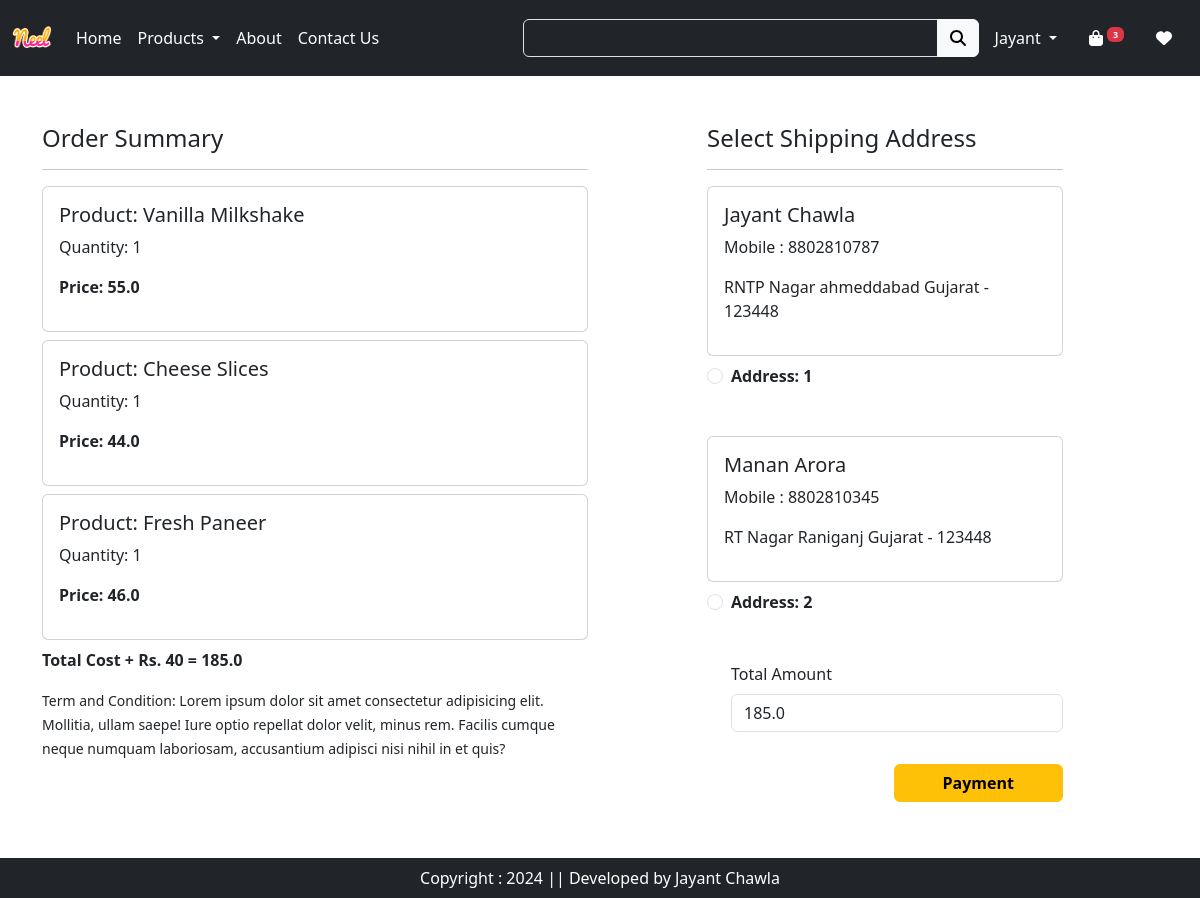
Screenshot of /checkout/ (signed in) with the database file from the repository.
### app/models.py (models this page shows, shortened)
class Cart(models.Model):
    user = models.ForeignKey(User, on_delete=models.CASCADE)
    product = models.ForeignKey(Product, on_delete=models.CASCADE)
    quantity = models.PositiveIntegerField(default=1)

class Product(models.Model):
    id = models.AutoField(primary_key=True)
    title = models.CharField(max_length=100)
    selling_price = models.FloatField()
    discounted_price = models.FloatField()
    description = models.TextField()
    composition = models.TextField(default='')
    prodapp = models.TextField(default='')
    category = models.CharField(choices=CATEGORY_CHOICES, max_length=2)
    product_image = models.ImageField(upload_to='product')

class Customer(models.Model):
    user = models.ForeignKey(User, on_delete=models.CASCADE)
    name = models.CharField(max_length=200)
    locality = models.CharField(max_length=200)
    city = models.CharField(max_length=50)
    mobile = models.IntegerField(default=0)
    zipcode = models.IntegerField()
    state = models.CharField(choices=STATE_CHOICES, max_length=100)

### app/views.py (the view, shortened to what this page needs)
# urls.py: path('checkout/',views.checkout.as_view(),name="checkout"),
class checkout(View):
  def get(self, request):
    totalitem = 0
    totalitemWishlist =  0
    if request.user.is_authenticated:
      totalitem = len(Cart.objects.filter(user=request.user))
      totalitemWishlist= len(Wishlist.objects.filter(user=request.user))
    user=request.user
    add=Customer.objects.filter(user=user)
    cart_items=Cart.objects.filter(user=user)
    famount = 0
    for p in cart_items:
      value = p.quantity * p.product.discounted_price
      famount = famount + value
    totalamount = famount + 40
    razoramount = int(totalamount * 100)
    client = razorpay.Client(auth=(settings.RAZOR_KEY_ID,settings.RAZOR_KEY_SECRET))
    data = {"amount": razoramount,"currency":"INR","receipt":"order_rcptid_11"}
    payment_response = client.order.create(data=data)
    print(payment_response)
    order_id = payment_response['id']
    order_status = payment_response['status']
    return render(request, 'app/checkout.html', locals())

### app/templates/app/checkout.html (shortened to what this page needs)
{% extends 'app/base.html' %}
{% load static %}
{% block main-content %}
<div class="container">
    <div class="row mt-5">
        <div class="col-sm-6">
            <h4>Order Summary</h4>
            <hr>
            {% for item in cart_items %}
                <div class="card mb-2">
                    <div class="card-body">
                        <h5>Product: {{ item.product.title }}</h5>
                        <p>Quantity: {{ item.quantity }}</p>
                        <p class="fw-bold">Price: {{ item.product.discounted_price }}</p>
                    </div>
                </div>
            {% endfor %}
            <p class="fw-bold">Total Cost + Rs. 40 = {{ totalamount }}</p>
            <small>Term and Condition: Lorem ipsum dolor sit amet consectetur adipisicing elit. Mollitia, ullam saepe! Iure optio repellat dolor velit, minus rem. Facilis cumque neque numquam laboriosam, accusantium adipisci nisi nihil in et quis?</small>
        </div>
        <div class="col-sm-4 offset-sm-1">
            <h4>Select Shipping Address</h4>
            <hr>
            <form method="post" id="myform">
                {% for ad in add %}
                    <div class="card">
                        <div class="card-body">
                            <h5>{{ ad.name }}</h5>
                            <p>Mobile : {{ ad.mobile }}</p>
                            <p>{{ ad.locality }} {{ ad.city }} {{ ad.state }} - {{ ad.zipcode }}</p>
                        </div>
                    </div>
                    <div class="form-check mt-2 mb-5">
                        <input class="form-check-input" type="radio" name="custid" id="custadd{{ forloop.counter }}" value="{{ ad.id }}">
                        <label class="form-check-label fw-bold" for="custadd{{ forloop.counter }}">
                            Address: {{ forloop.counter }}
                        </label>
                    </div>
                {% endfor %}
                <div class="form-check mb-3">
                    <label for="totamount" class="form-label">Total Amount</label>
                    <input type="number" class="form-control" name="totamount" value="{{ totalamount }}" readonly>
                </div>
                <div class="text-end">
                    <button id="rzp-button1" type="submit" class="btn btn-warning mt-3 px-5 fw-bold">Payment</button>
                </div>
            </form>
        </div>
    </div>
</div>
<br/><br/><br/><br/>
{% endblock main-content %}

### rows the page displays
Cart: product "Vanilla Milkshake", quantity "1", product.discounted_price "55.0"
Cart: product "Cheese Slices", quantity "1", product.discounted_price "44.0"
Cart: product "Fresh Paneer", quantity "1", product.discounted_price "46.0"
Customer: name "Jayant Chawla", mobile "8802810787", locality "RNTP Nagar", city "ahmeddabad", state "Gujarat", zipcode "123448"
Customer: name "Manan Arora", mobile "8802810345", locality "RT Nagar", city "Raniganj", state "Gujarat", zipcode "123448"

### other values shown
{{ totalitem }} "3"
{{ totalamount }} "185.0"
